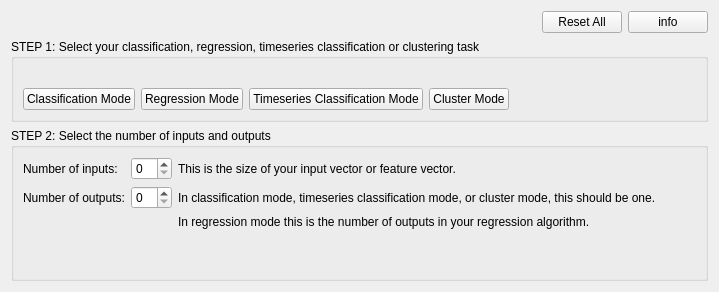
        <widget class="QWidget" name="tab_11">
         <attribute name="title">
          <string>Tab 1</string>
         </attribute>
         <layout class="QVBoxLayout" name="verticalLayout_4">
          <item>
           <layout class="QVBoxLayout" name="verticalLayout_3">
            <property name="sizeConstraint">
             <enum>QLayout::SetDefaultConstraint</enum>
            </property>
            <property name="leftMargin">
             <number>0</number>
            </property>
            <property name="topMargin">
             <number>0</number>
            </property>
            <property name="rightMargin">
             <number>0</number>
            </property>
            <property name="bottomMargin">
             <number>0</number>
            </property>
            <item>
             <layout class="QHBoxLayout" name="horizontalLayout_2">
              <property name="sizeConstraint">
               <enum>QLayout::SetNoConstraint</enum>
              </property>
              <item>
               <spacer name="horizontalSpacer">
                <property name="orientation">
                 <enum>Qt::Horizontal</enum>
                </property>
                <property name="sizeHint" stdset="0">
                 <size>
                  <width>40</width>
                  <height>20</height>
                 </size>
                </property>
               </spacer>
              </item>
              <item>
               <widget class="QPushButton" name="setup_resetAllButton">
                <property name="layoutDirection">
                 <enum>Qt::RightToLeft</enum>
                </property>
                <property name="text">
                 <string>Reset All</string>
                </property>
               </widget>
              </item>
              <item>
               <widget class="QPushButton" name="setupView_infoButton">
                <property name="sizePolicy">
                 <sizepolicy hsizetype="Fixed" vsizetype="Fixed">
                  <horstretch>0</horstretch>
                  <verstretch>0</verstretch>
                 </sizepolicy>
                </property>
                <property name="layoutDirection">
                 <enum>Qt::RightToLeft</enum>
                </property>
                <property name="text">
                 <string>info</string>
                </property>
               </widget>
              </item>
             </layout>
            </item>
            <item>
             <widget class="QGroupBox" name="groupBox_22">
              <property name="sizePolicy">
               <sizepolicy hsizetype="Preferred" vsizetype="Preferred">
                <horstretch>0</horstretch>
                <verstretch>0</verstretch>
               </sizepolicy>
              </property>
              <property name="title">
               <string>STEP 1: Select your classification, regression, timeseries classification or clustering task</string>
              </property>
              <layout class="QHBoxLayout" name="horizontalLayout_3">
               <item>
                <layout class="QGridLayout" name="gridLayout_2">
                 <item row="0" column="3" alignment="Qt::AlignHCenter">
                  <widget class="QLabel" name="setupView_clusterImage">
                   <property name="text">
                    <string/>
                   </property>
                   <property name="pixmap">
                    <pixmap resource="Resources/resource.qrc">:/ClassificationModeImage.png</pixmap>
                   </property>
                  </widget>
                 </item>
                 <item row="0" column="2" alignment="Qt::AlignHCenter">
                  <widget class="QLabel" name="setupView_timeseriesImage">
                   <property name="text">
                    <string/>
                   </property>
                   <property name="pixmap">
                    <pixmap resource="Resources/resource.qrc">:/TimeseriesModeImage.png</pixmap>
                   </property>
                  </widget>
                 </item>
                 <item row="1" column="0">
                  <widget class="QPushButton" name="setupView_classificationModeButton">
                   <property name="styleSheet">
                    <string notr="true"/>
                   </property>
                   <property name="text">
                    <string>Classification Mode</string>
                   </property>
                  </widget>
                 </item>
                 <item row="1" column="2">
                  <widget class="QPushButton" name="setupView_timeseriesModeButton">
                   <property name="text">
                    <string>Timeseries Classification Mode</string>
                   </property>
                  </widget>
                 </item>
                 <item row="1" column="1">
                  <widget class="QPushButton" name="setupView_regressionModeButton">
                   <property name="text">
                    <string>Regression Mode</string>
                   </property>
                  </widget>
                 </item>
                 <item row="0" column="0" alignment="Qt::AlignHCenter">
                  <widget class="QLabel" name="setupView_classificationImage">
                   <property name="sizePolicy">
                    <sizepolicy hsizetype="Fixed" vsizetype="Fixed">
                     <horstretch>0</horstretch>
                     <verstretch>0</verstretch>
                    </sizepolicy>
                   </property>
                   <property name="text">
                    <string/>
                   </property>
                   <property name="pixmap">
                    <pixmap resource="Resources/resource.qrc">:/ClassificationModeImage.png</pixmap>
                   </property>
                  </widget>
                 </item>
                 <item row="1" column="3">
                  <widget class="QPushButton" name="setupView_clusterModeButton">
                   <property name="text">
                    <string>Cluster Mode</string>
                   </property>
                  </widget>
                 </item>
                 <item row="0" column="1" alignment="Qt::AlignHCenter">
                  <widget class="QLabel" name="setupView_regressionImage">
                   <property name="text">
                    <string/>
                   </property>
                   <property name="pixmap">
                    <pixmap resource="Resources/resource.qrc">:/RegressionModeImage.png</pixmap>
                   </property>
                  </widget>
                 </item>
                </layout>
               </item>
               <item>
                <spacer name="horizontalSpacer_20">
                 <property name="orientation">
                  <enum>Qt::Horizontal</enum>
                 </property>
                 <property name="sizeHint" stdset="0">
                  <size>
                   <width>40</width>
                   <height>20</height>
                  </size>
                 </property>
                </spacer>
               </item>
              </layout>
             </widget>
            </item>
            <item>
             <widget class="QGroupBox" name="groupBox_23">
              <property name="sizePolicy">
               <sizepolicy hsizetype="Preferred" vsizetype="Preferred">
                <horstretch>0</horstretch>
                <verstretch>1</verstretch>
               </sizepolicy>
              </property>
              <property name="title">
               <string>STEP 2: Select the number of inputs and outputs</string>
              </property>
              <layout class="QHBoxLayout" name="horizontalLayout_4">
               <item>
                <layout class="QGridLayout" name="gridLayout_3">
                 <item row="1" column="1">
                  <widget class="QSpinBox" name="setupView_numOutputsSpinBox"/>
                 </item>
                 <item row="2" column="2">
                  <widget class="QLabel" name="label_68">
                   <property name="text">
                    <string>In regression mode this is the number of outputs in your regression algorithm.</string>
                   </property>
                  </widget>
                 </item>
                 <item row="0" column="1">
                  <widget class="QSpinBox" name="setupView_numInputsSpinBox">
                   <property name="toolTip">
                    <string>&lt;html&gt;&lt;head/&gt;&lt;body&gt;&lt;p&gt;This is the size of your input vector or feature vector.&lt;/p&gt;&lt;/body&gt;&lt;/html&gt;</string>
                   </property>
                  </widget>
                 </item>
                 <item row="1" column="2">
                  <widget class="QLabel" name="label_67">
                   <property name="text">
                    <string>In classification mode, timeseries classification mode, or cluster mode, this should be one.</string>
                   </property>
                  </widget>
                 </item>
                 <item row="1" column="0">
                  <widget class="QLabel" name="label_65">
                   <property name="text">
                    <string>Number of outputs:</string>
                   </property>
                  </widget>
                 </item>
                 <item row="0" column="2">
                  <widget class="QLabel" name="label_197">
                   <property name="text">
                    <string>This is the size of your input vector or feature vector.</string>
                   </property>
                  </widget>
                 </item>
                 <item row="0" column="0">
                  <widget class="QLabel" name="label_64">
                   <property name="text">
                    <string>Number of inputs:</string>
                   </property>
                  </widget>
                 </item>
                 <item row="3" column="2">
                  <spacer name="verticalSpacer">
                   <property name="orientation">
                    <enum>Qt::Vertical</enum>
                   </property>
                   <property name="sizeHint" stdset="0">
                    <size>
                     <width>20</width>
                     <height>40</height>
                    </size>
                   </property>
                  </spacer>
                 </item>
                </layout>
               </item>
               <item>
                <spacer name="horizontalSpacer_21">
                 <property name="orientation">
                  <enum>Qt::Horizontal</enum>
                 </property>
                 <property name="sizeHint" stdset="0">
                  <size>
                   <width>40</width>
                   <height>20</height>
                  </size>
                 </property>
                </spacer>
               </item>
              </layout>
             </widget>
            </item>
           </layout>
          </item>
         </layout>
        </widget>
